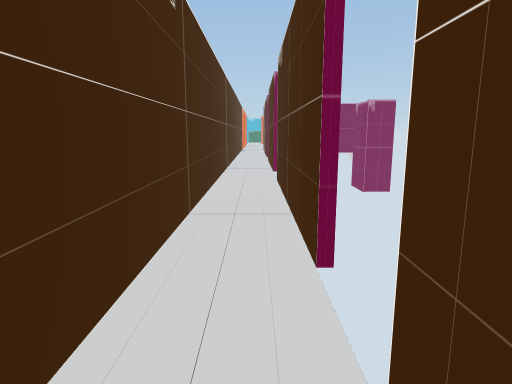
view 1 (above)

16 first-person views from a walk through a 3-D level made in the Unity game engine. The camera is 1.5 m above the floor, tilts 10° down and sees 75° across. Doors are open. The floor is counted in squares, 1 m on a side. Each view is taken from the middle of a square. On the plan, view 1 faces up. The plan holds only what a view shows up to about 15 squares ahead; the rest is blank. The place goes on beyond the plan.

view 2
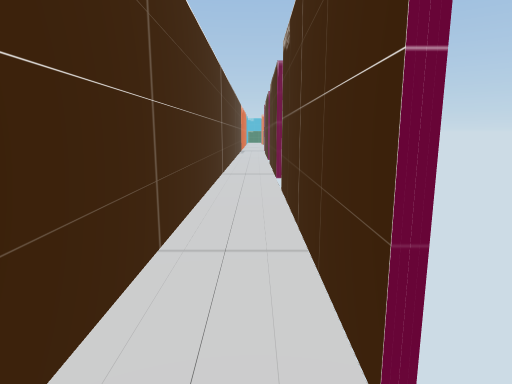

view 3
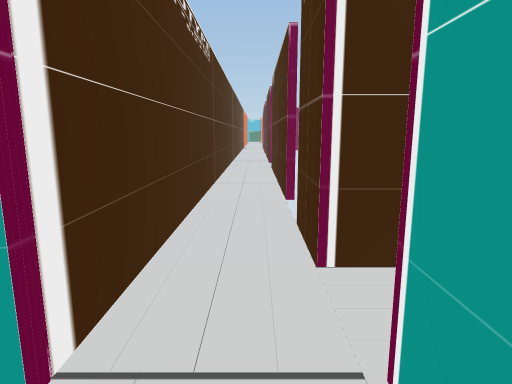

view 4
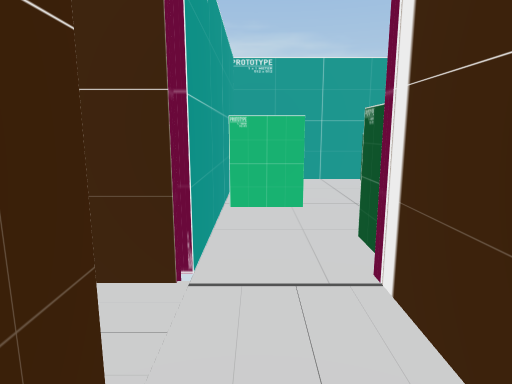

view 5
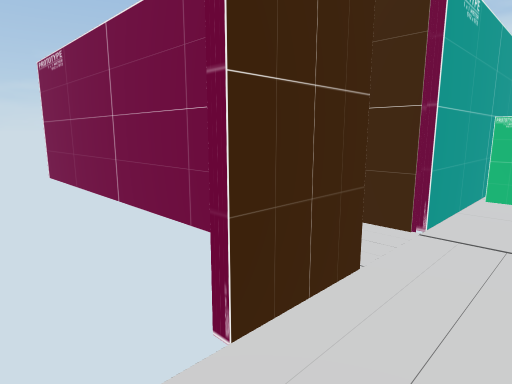

view 6
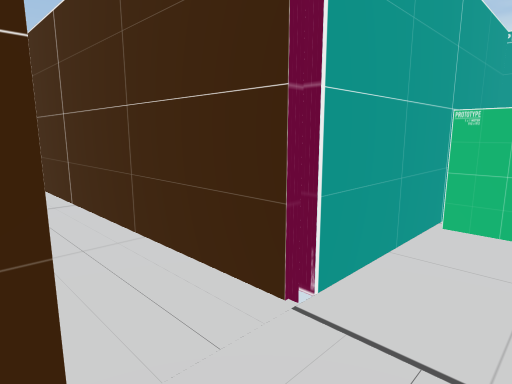

view 7
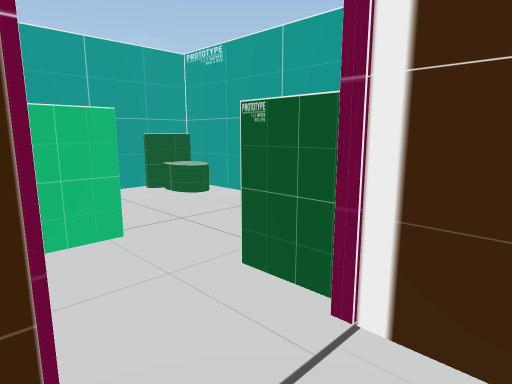

view 8
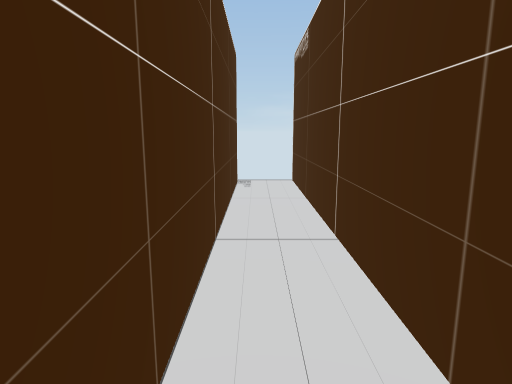

view 9
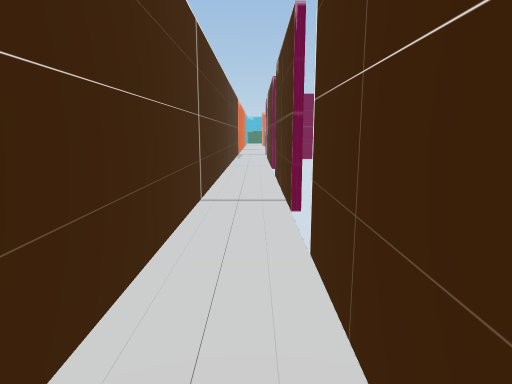

view 10
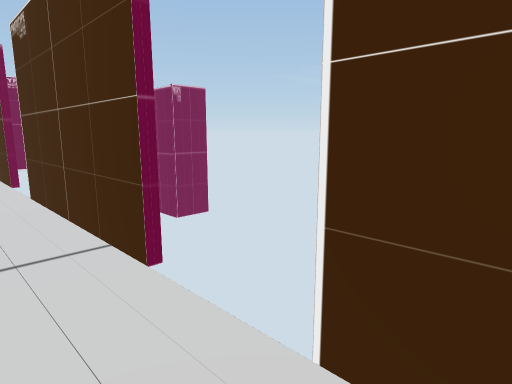

view 11
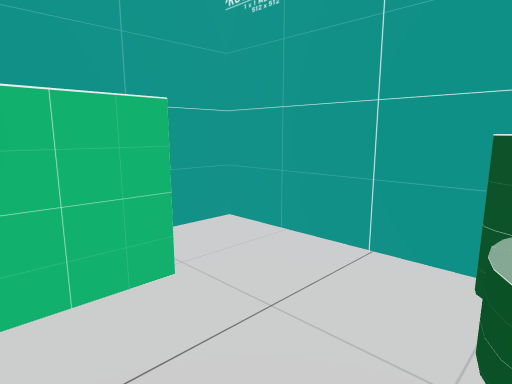

view 12
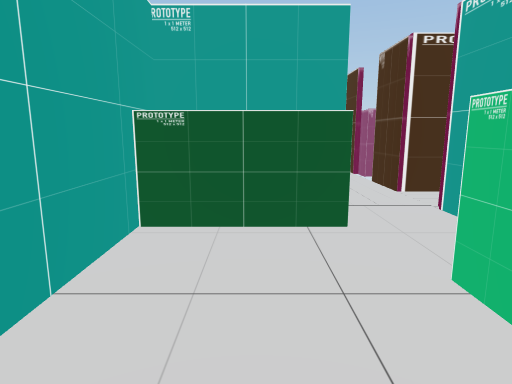

view 13
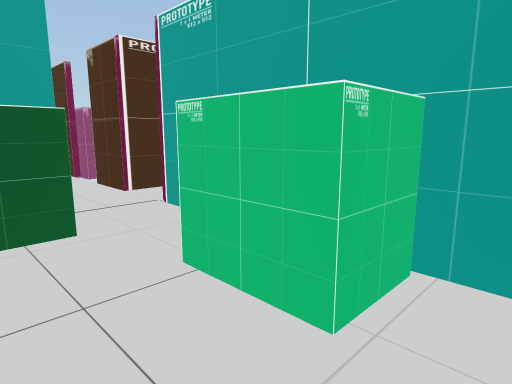

view 14
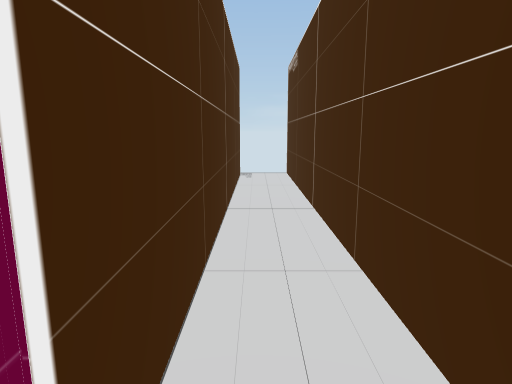

view 15
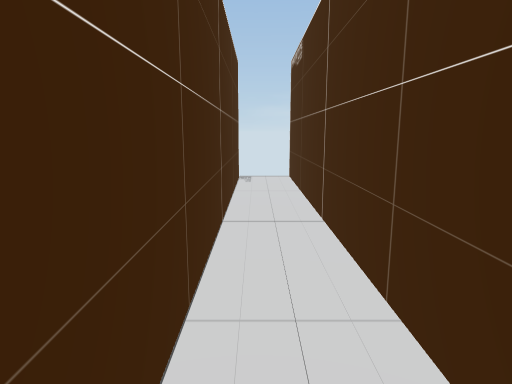

view 16
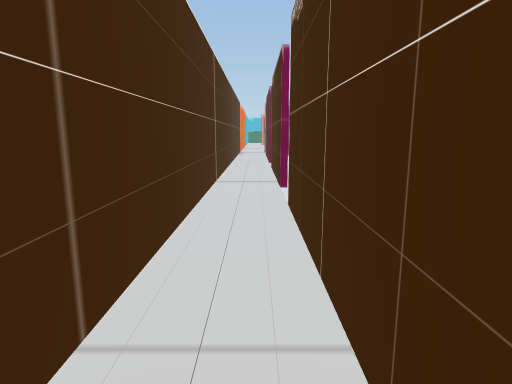

### Floor plan
Ten units are one square. View 1 is at (0, 0); x grows to the right and y downward. Boxes are objects, and circles mark ways between rooms. Rooms are numbered by the first view taken in them; rooms with no view inside come last. Other rooms are left out.
<svg viewBox="-54 -190 188 300">
<path fill="none" stroke="#000" d="M7 -36 7 -112M7 -134 7 -185M7 22 129 22M-13 -185 -13 25M129 4 7 4 7 -16M-15 25 -15 38 -49 38 -49 100 7 100 7 22"/>
<rect x="-45" y="95" width="10" height="10" fill="#bbb"><title>other object</title></rect>
<rect x="-45" y="75" width="10" height="20" fill="#bbb"><title>other object</title></rect>
<rect x="-15" y="55" width="20" height="30" fill="#bbb"><title>other object</title></rect>
<circle cx="-5" cy="20" r="3" fill="#2a7"/>
<text x="0" y="-60">1</text>
<text x="-20" y="70">2</text>
</svg>
Room 1 opens to room 2.

Where each view was taken, in squares from view 1:
view 1: 0 up, 0 right, facing up
view 2: 2 up, 0 right, facing up
view 3: 4 down, 0 right, facing up
view 4: 1 up, 0 right, facing down
view 5: 3 up, 1 left, facing down-right
view 6: 0 up, 1 left, facing down-right
view 7: 1 down, 1 right, facing down-left
view 8: 1 down, 2 right, facing right
view 9: 7 up, 0 right, facing up
view 10: 10 up, 1 left, facing up-right
view 11: 6 down, 4 left, facing down-right
view 12: 9 down, 3 left, facing up
view 13: 9 down, 3 left, facing up-right
view 14: 1 down, 0 right, facing right
view 15: 1 down, 1 right, facing right
view 16: 4 up, 0 right, facing up
